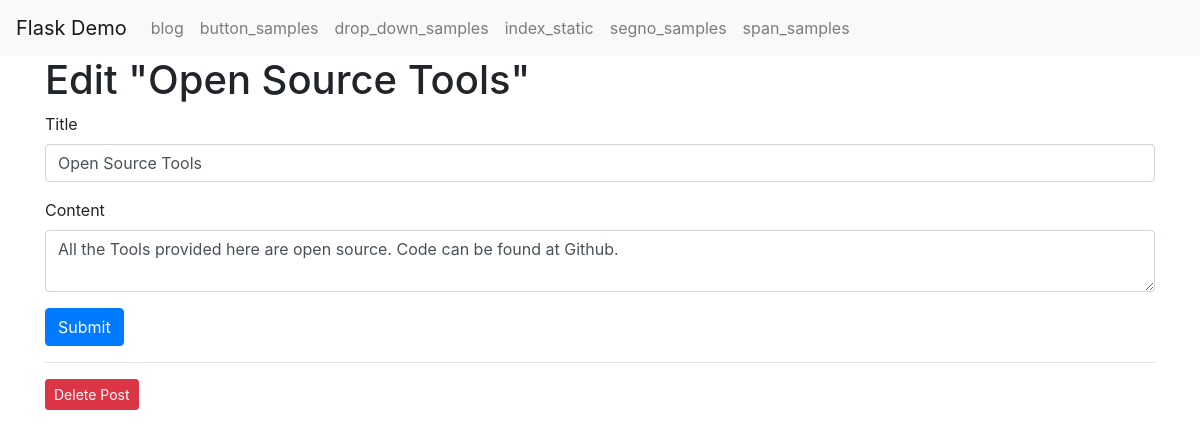
/1/blog_edit, run on the app's committed database.
### tables this page shows
CREATE TABLE posts
(
    id        INTEGER PRIMARY KEY AUTOINCREMENT,
    created   TIMESTAMP NOT NULL DEFAULT CURRENT_TIMESTAMP,
    title     TEXT      NOT NULL,
    content   TEXT      NOT NULL,
    publisher TEXT      NULL
);

### amenity_pj/extra/flask_demo/app.py (the view, shortened to what this page needs)
@app.route('/<int:id>/blog_edit', methods=('GET', 'POST'))
def blog_edit(id):
    post = get_post(id)
    return render_template('blog_edit.html', post=post)

### amenity_pj/extra/flask_demo/app.py (called while the page is built)
def get_db_connection():
    path = os.sep.join([os.path.dirname(os.path.realpath(__file__)), 'db', 'database.db'])
    conn = sqlite3.connect(path)
    conn.row_factory = sqlite3.Row
    return conn

def get_post(post_id):
    conn = get_db_connection()
    post = conn.execute('SELECT * FROM posts WHERE id = ?',
                        (post_id,)).fetchone()
    conn.close()
    if post is None:
        abort(404)
    return post

### amenity_pj/extra/flask_demo/templates/blog_edit.html (shortened to what this page needs)
{% extends 'base.html' %}
{% block content %}
    <h1>{% block title %} Edit "{{ post['title'] }}" {% endblock %}</h1>
    <form method="post">
        <div class="form-group">
            <label for="title">Title</label>
            <input type="text" name="title" placeholder="Post title"
                   class="form-control"
                   value="{{ request.form['title'] or post['title'] }}">
        </div>
        <div class="form-group">
            <label for="content">Content</label>
            <textarea name="content" placeholder="Post content"
                      class="form-control">{{ request.form['content'] or post['content'] }}</textarea>
        </div>
        <div class="form-group">
            <button type="submit" class="btn btn-primary">Submit</button>
        </div>
    </form>
    <hr>
    <form action="{{ url_for('blog_delete', id=post['id']) }}" method="POST">
        <input type="submit" value="Delete Post"
               class="btn btn-danger btn-sm"
               onclick="return confirm('Are you sure you want to delete this post?')">
    </form>
{% endblock %}

### data on the page
posts: title "Open Source Tools", content "All the Tools provided here are open source. Code can be found at Github."
